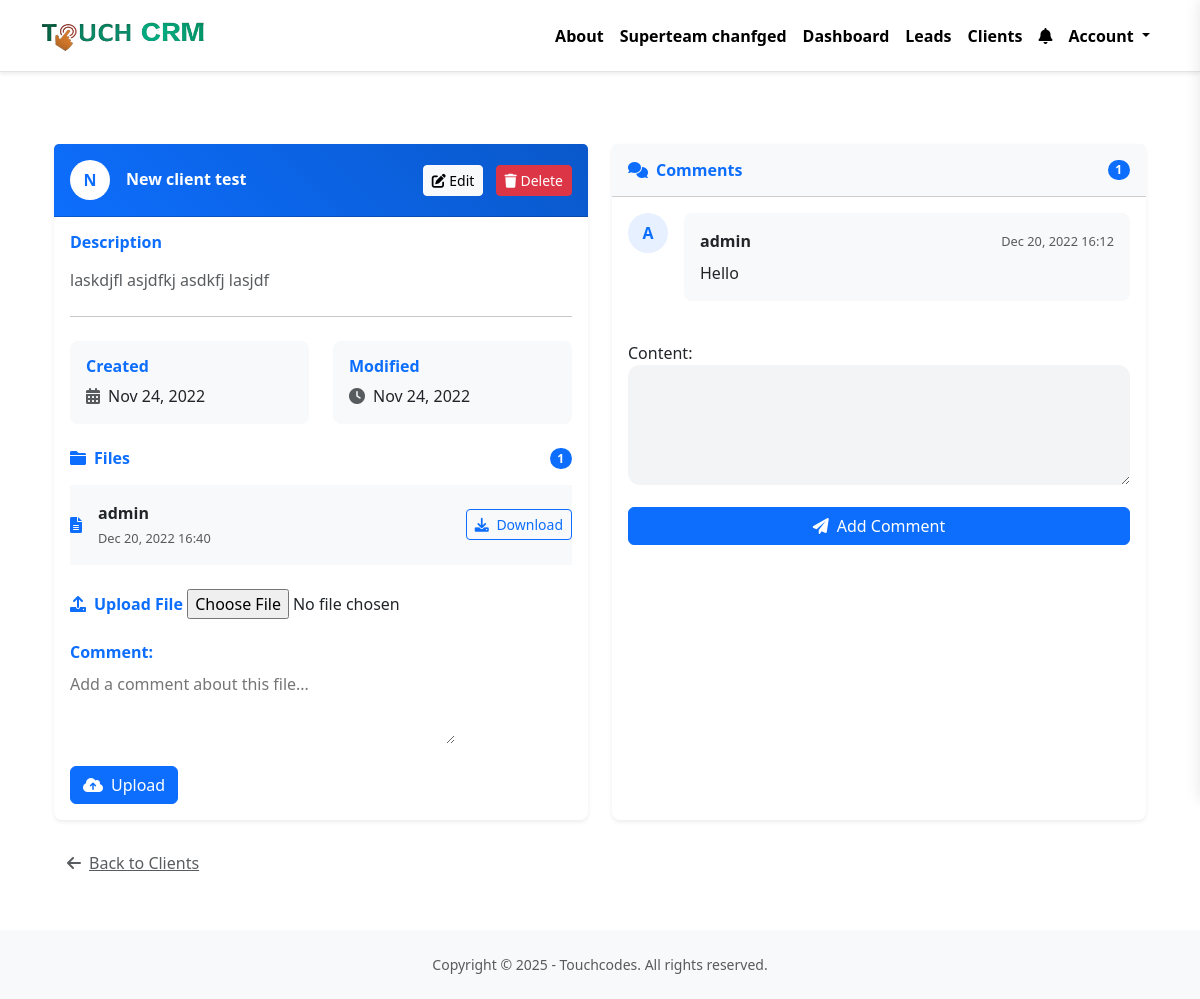
Page /dashboard/clients/2/ (signed in) on the committed database.
### team/models.py (models this page shows, shortened)
class Team(models.Model):
    plan = models.ForeignKey(Plan, related_name='teams', blank=True, null=True, on_delete=models.CASCADE)
    name = models.CharField(max_length=100)
    members = models.ManyToManyField(User, related_name='teams')
    created_by = models.ForeignKey(User, related_name='created_teams', on_delete=models.CASCADE)
    created_at = models.DateTimeField(auto_now_add=True)

### client/models.py (models this page shows, shortened)
class Client(models.Model):
    SERVICE_CHOICES = [
        ('Web', 'Web'),
        ('App', 'App'),
        ('Web+App', 'Web + App'),
        ('Other', 'Other')  # Allows manual text input
    ]
    team = models.ForeignKey(Team, related_name='clients', on_delete=models.CASCADE)
    name = models.CharField(max_length=255)
    email = models.EmailField()
    phone_number = models.CharField(max_length=20, blank=True, null=True)
    service = models.CharField(max_length=50, choices=SERVICE_CHOICES, default='Web')
    custom_service = models.CharField(max_length=255, blank=True, null=True)
    contacted_person_name = models.CharField(max_length=255, blank=True, null=True)
    description = models.TextField(blank=True, null=True)
    min_cost = models.DecimalField(max_digits=12, decimal_places=2, null=True, blank=True)
    max_cost = models.DecimalField(max_digits=12, decimal_places=2, null=True, blank=True)
    approved_cost = models.DecimalField(max_digits=12, decimal_places=2, null=True, blank=True)
    gst_service_percentage = models.DecimalField(max_digits=5, decimal_places=2, null=True, blank=True)
    final_cost = models.DecimalField(max_digits=12, decimal_places=2, null=True, blank=True)
    start_date = models.DateField(null=True, blank=True)
    end_date = models.DateField(null=True, blank=True)
    working_days = models.IntegerField(null=True, blank=True)
    is_deleted = models.BooleanField(default=False)
    created_by = models.ForeignKey(User, related_name='clients', on_delete=models.CASCADE)
    created_at = models.DateTimeField(auto_now_add=True)
    modified_at = models.DateTimeField(auto_now=True)
    class Meta:
        ordering = ('name',)

class ClientFile(models.Model):
    team = models.ForeignKey(Team, related_name='client_files', on_delete=models.CASCADE)
    client = models.ForeignKey(Client, related_name='files', on_delete=models.CASCADE)
    file = models.FileField(upload_to='clientfiles')
    comment = models.TextField(blank=True, null=True)  # Add this field
    created_by = models.ForeignKey(User, related_name='client_files', on_delete=models.CASCADE)
    created_at = models.DateTimeField(auto_now_add=True)

class Comment(models.Model):
    team = models.ForeignKey(Team, related_name='client_comments', on_delete=models.CASCADE)
    client = models.ForeignKey(Client, related_name='comments', on_delete=models.CASCADE)
    content = models.TextField(blank=True, null=True)
    created_by = models.ForeignKey(User, related_name='client_comments', on_delete=models.CASCADE)
    created_at = models.DateTimeField(auto_now_add=True)

### client/views.py (the view)
# urls.py: path('<int:pk>/', views.clients_detail, name='detail'),
@login_required
def clients_detail(request, pk):
    team = request.user.userprofile.active_team
    client = get_object_or_404(team.clients, pk=pk)
    if request.method == 'POST':
        form = AddCommentForm(request.POST)
        if form.is_valid():
            comment = form.save(commit=False)
            comment.team = request.user.userprofile.get_active_team()
            comment.created_by = request.user
            comment.client = client
            comment.save()
            return redirect('clients:detail', pk=pk)
    else:
        form = AddCommentForm()
    return render(request, 'client/clients_detail.html', {
        'client': client,
        'form': form,
        'fileform': AddFileForm(),
    })

### client/templates/client/clients_detail.html (shortened to what this page needs)
{% extends 'core/base.html' %}
{% block content %}
<div class="container mt-4">
    <div class="row row-cols-1 row-cols-md-2 g-4">
        <div class="col">
            <div class="card shadow-sm border-0 rounded-3 h-100">
                <div class="card-header bg-gradient-primary text-white d-flex justify-content-between align-items-center py-3">
                    <div class="d-flex align-items-center">
                        <div class="avatar-circle bg-white text-primary me-3">
                            {{ client.name|make_list|first|upper }}
                        </div>
                        <h5 class="mb-0 fw-bold">{{ client.name }}</h5>
                    </div>
                    <div>
                        <a href="{% url 'clients:edit' client.id %}" class="btn btn-light btn-sm me-2">
                            <i class="fas fa-edit"></i> Edit
                        </a>
                        <a href="{% url 'clients:delete' client.id %}" class="btn btn-danger btn-sm">
                            <i class="fas fa-trash"></i> Delete
                        </a>
                    </div>
                </div>
                <div class="card-body">
                    {% if client.description %}
                    <div class="mb-4">
                        <h6 class="text-primary fw-bold mb-3">Description</h6>
                        <p class="text-muted mb-0">{{ client.description }}</p>
                    </div>
                    <hr class="my-4">
                    {% endif %}
                    <div class="row g-4">
                        <div class="col-6">
                            <div class="info-card bg-light p-3 rounded-3">
                                <h6 class="text-primary fw-bold mb-2">Created</h6>
                                <p class="mb-0 d-flex align-items-center">
                                    <i class="fas fa-calendar-alt me-2 text-muted"></i>
                                    <span>{{ client.created_at|date:"M d, Y" }}</span>
                                </p>
                            </div>
                        </div>
                        <div class="col-6">
                            <div class="info-card bg-light p-3 rounded-3">
                                <h6 class="text-primary fw-bold mb-2">Modified</h6>
                                <p class="mb-0 d-flex align-items-center">
                                    <i class="fas fa-clock me-2 text-muted"></i>
                                    <span>{{ client.modified_at|date:"M d, Y" }}</span>
                                </p>
                            </div>
                        </div>
                    </div>
                    <div class="mt-4">
                        <div class="d-flex justify-content-between align-items-center mb-3 ">
                            <h5 class="fw-bold text-primary mb-0">
                                <i class="fas fa-folder me-2"></i>Files
                            </h5>
                            <span class="badge bg-primary rounded-pill ">{{ client.files.all|length }}</span>
                        </div>
                        <div class="list-group list-group-flush ">
                            {% for file in client.files.all %}
                            <div class="list-group-item d-flex justify-content-between align-items-center px-0 py-3 bg-light">
                                <div class="d-flex align-items-center">
                                    <i class="fas fa-file-alt text-primary me-3"></i>
                                    <div>
                                        <strong class="d-block">{{ file.created_by }}</strong>
                                        <small class="text-muted">{{ file.created_at|date:"M d, Y H:i" }}</small>
                                    </div>
                                </div>
                                <a href="{{ file.file.url }}" class="btn btn-outline-primary btn-sm ">
                                    <i class="fas fa-download me-1 bg-light"></i> Download
                                </a>
                            </div>
                            {% empty %}
                            <div class="text-center py-4">
                                <i class="fas fa-folder-open text-muted fa-3x mb-3"></i>
                                <p class="text-muted mb-0">No files uploaded yet</p>
                            </div>
                            {% endfor %}
                        </div>
                        <form method="post" action="{% url 'clients:add_file' client.id %}" enctype="multipart/form-data" class="mt-4">
                            <div class="mb-3">
                                <label class="form-label fw-bold text-primary">
                                    <i class="fas fa-upload me-2"></i>Upload File
                                </label>
                                {{ fileform.file }}
                            </div>
                            <div class="mb-3">
                                <label class="form-label fw-bold text-primary">Comment:</label>
                                <br>
                                {{ fileform.comment }}
                            </div>
                            <button class="btn btn-primary">
                                <i class="fas fa-cloud-upload-alt me-2"></i>Upload
                            </button>
                        </form>
                    </div>
                </div>
            </div>
        </div>
        <div class="col">
            <div class="card shadow-sm border-0 rounded-3 h-100">
                <div class="card-header bg-light py-3">
                    <div class="d-flex justify-content-between align-items-center">
                        <h5 class="mb-0 fw-bold text-primary">
                            <i class="fas fa-comments me-2"></i>Comments
                        </h5>
                        <span class="badge bg-primary rounded-pill">{{ client.comments.all|length }}</span>
                    </div>
                </div>
                <div class="card-body">
                    <div class="comments-container" style="max-height: 400px; overflow-y: auto;">
                        {% for comment in client.comments.all %}
                        <div class="comment-card mb-3">
                            <div class="d-flex">
                                <div class="avatar-circle bg-primary-soft text-primary me-3">
                                    {{ comment.created_by|make_list|first|upper }}
                                </div>
                                <div class="flex-grow-1">
                                    <div class="bg-light rounded-3 p-3">
                                        <div class="d-flex justify-content-between align-items-center mb-2">
                                            <strong>{{ comment.created_by }}</strong>
                                            <small class="text-muted">{{ comment.created_at|date:"M d, Y H:i" }}</small>
                                        </div>
                                        <p class="mb-0">{{ comment.content }}</p>
                                    </div>
                                </div>
                            </div>
                        </div>
                        {% empty %}
                        <div class="text-center py-4">
                            <i class="far fa-comment-dots text-muted fa-3x mb-3"></i>
                            <p class="text-muted mb-0">No comments yet</p>
                        </div>
                        {% endfor %}
                    </div>
                    <form method="post" action="{% url 'clients:add_comment' client.id %}" class="mt-4">
                        <div class="form-group">
                            {{ form.as_p }}
                            <button class="btn btn-primary w-100">
                                <i class="fas fa-paper-plane me-2"></i>Add Comment
                            </button>
                        </div>
                    </form>
                </div>
            </div>
        </div>
    </div>
    <div class="mt-4">
        <a href="{% url 'clients:list' %}" class="btn btn-link text-muted">
            <i class="fas fa-arrow-left me-2"></i>Back to Clients
        </a>
    </div>
</div>
{% endblock %}

### core/templates/core/base.html (shortened to what this page needs)
{% load static %}
<!DOCTYPE html>
<html lang="en">
<head>
    <link href="https://cdn.jsdelivr.net/npm/bootstrap@5.3.0/dist/css/bootstrap.min.css" rel="stylesheet"
>
    <link rel="stylesheet" href="{% static 'main.min.css' %}">
    <link rel="stylesheet" href="https://cdnjs.cloudflare.com/ajax/libs/font-awesome/6.0.0/css/all.min.css">
</head>
<body class="d-flex flex-column min-vh-100">
    <nav class="navbar navbar-expand-lg navbar-light bg-white shadow-sm">
        <div class="container">
            <a class="navbar-brand d-flex align-items-center" href="/">
                <img src="{% static 'images/logo5.png' %}" alt="Touchcodes Logo" height="45" width="180">
            </a>
            <div class="collapse navbar-collapse" id="navbarNav">
                <ul class="navbar-nav ms-auto">
                    <li class="nav-item">
                        <a class="nav-link" href="{% url 'about' %}">About</a>
                    </li>
                    {% if request.user.is_authenticated %}
                        <li class="nav-item">
                            <a class="nav-link" href="{% url 'team:detail' active_team.id %}">{{ active_team.name }}</a>
                        </li>
                        <li class="nav-item">
                            <a class="nav-link" href="{% url 'dashboard:index' %}">Dashboard</a>
                        </li>
                        <li class="nav-item">
                            <a class="nav-link" href="{% url 'leads:list' %}">Leads</a>
                        </li>
                        <li class="nav-item">
                            <a class="nav-link" href="{% url 'clients:list' %}">Clients</a>
                        </li>
                        <li class="nav-item">
                            <a class="nav-link notification-bell" href="#" id="notificationBell">
                                <i class="fas fa-bell"></i>
                            </a>
                        </li>
                        <li class="nav-item dropdown">
                            <a class="nav-link dropdown-toggle" href="#" id="userDropdown" role="button"
                               data-bs-toggle="dropdown" aria-expanded="false">
                                Account
                            </a>
                        </li>
                    {% endif %}
                </ul>
            </div>
        </div>
    </nav>
    <main class="flex-grow-1 container my-5" id="mainContent">
        {% block content %}
        {% endblock %}
    </main>
    <footer class="py-4 bg-light text-center mt-auto" id="pageFooter">
        <div class="container">
            <p class="mb-0 text-muted small">Copyright &copy; 2025 - Touchcodes. All rights reserved.</p>
        </div>
    </footer>
</body>
</html>

### rows in the picture
Team: name "Superteam chanfged"
Client: name|make_list "N", name "New client test", description "laskdjfl asjdfkj asdkfj lasjdf", created_at "Nov 24, 2022", modified_at "Nov 24, 2022", files.all|length "1", comments.all|length "1"
ClientFile: created_by "admin", created_at "Dec 20, 2022 16:40"
Comment: created_by|make_list "A", created_by "admin", created_at "Dec 20, 2022 16:12", content "Hello"
